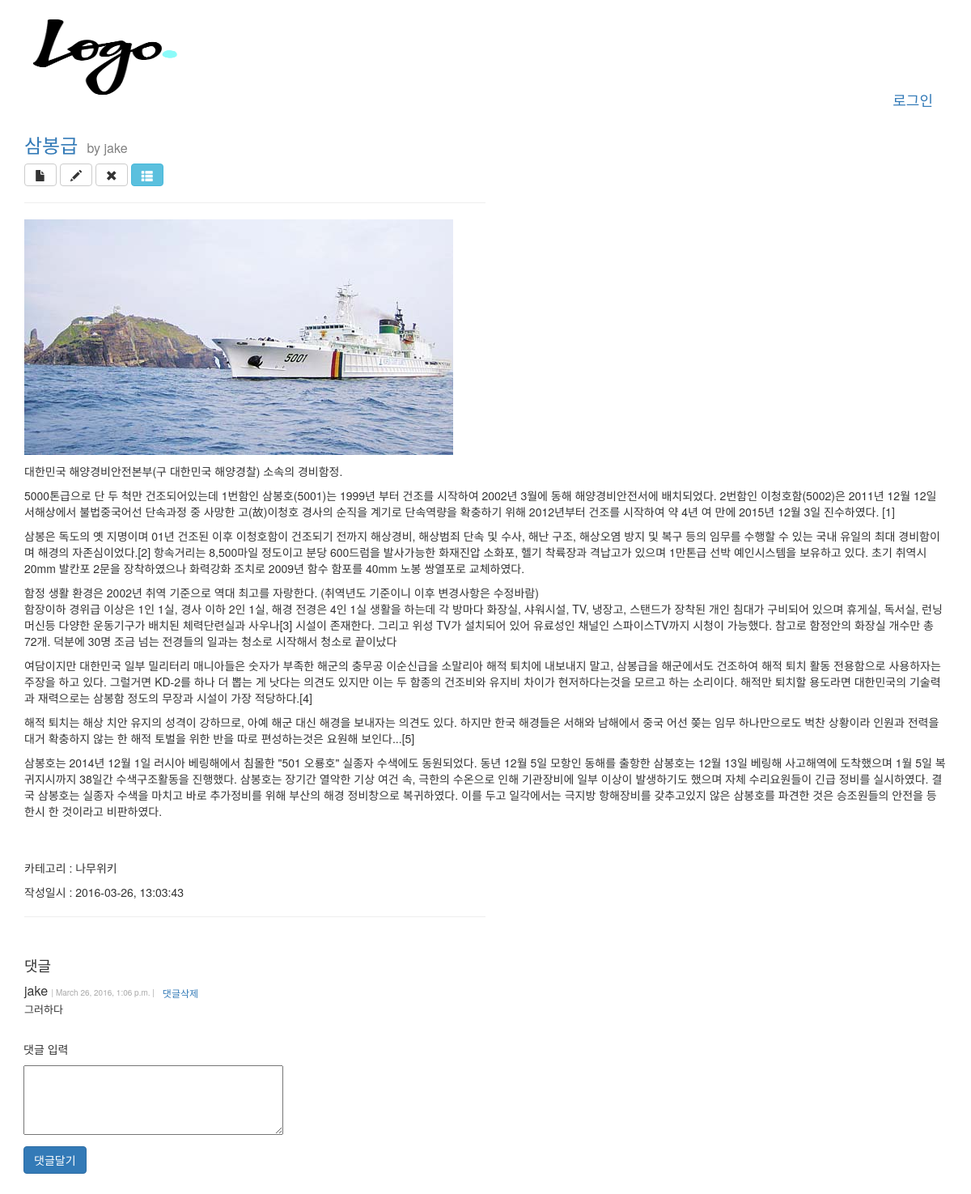
The app's page /post/24/ with its own data.
### blog/models.py (models this page shows, shortened)
class Post(models.Model):
    user = models.ForeignKey(settings.AUTH_USER_MODEL) # 유저만이 글을 쓸 수 있음
    title = models.CharField(max_length=200, db_index=True)
    content = models.TextField(blank=False) # 제한이 없는 아주 큰 문자열
    photo = models.ImageField(blank=True, null=True)
    created_at = models.DateTimeField(auto_now_add=True) # 처음 데이터가 들어갈때 생성 일시가 자동으로 들어가도록
    updated_at = models.DateTimeField(auto_now=True) # 저장 시점의 일시 정보를 입력
    tag = models.ManyToManyField('Tag', blank=True) # 'Tag' 모델 클래스의 이름을 문자열로 하는 이유는 장고가 나중에 처리하도록 하기 위해서. 문자열이 아닐 경우 Post 클래스보다 앞에 있어야 함.
    category = models.ForeignKey('Category', blank=False, null=False) # blank는 폼에서 사용하는 것 null은 db에서 사용하는 것
    is_model_field = False
    class Meta: # 디폴트 정렬 기준 설정 - 가장 최근글 우선
        ordering = ('-created_at', '-pk')

class Category(models.Model):
    name = models.CharField(max_length=40)

class Comment(models.Model):
    user = models.ForeignKey(settings.AUTH_USER_MODEL)
    post = models.ForeignKey(Post)
    content = models.TextField(max_length=200)
    created_at = models.DateTimeField(auto_now_add=True)
    updated_at = models.DateTimeField(auto_now=True)

### blog/views.py (the view, shortened to what this page needs)
# urls.py: url(r'^post/(?P<pk>[0-9]+)/$', blog_views.view_post, name='view_post'),
def view_post(request, pk):
    the_post = get_object_or_404(Post, pk=pk)
    the_comment = Comment.objects.filter(post=the_post)
    if request.method == 'GET':
        pass
    return render(request, 'view_post.html', {
        'post': the_post,
        'comment': the_comment,
    })

### blog/templates/view_post.html (shortened to what this page needs)
{% extends 'blog_layout.html' %}
{% load bootstrap3 %}
{% block content %}
<div class="post_container">
    <div>
        <h3>
            <a href="{% url 'view_post' pk=post.pk %}">{{ post.title }}</a> <font color="grey" size="3">&nbsp;by {{ post.user }}</font>
        </h3>
            <a class="btn btn-default" href="{% url 'create_post' %}"><span class="glyphicon glyphicon-file"></a>
            <a class="btn btn-default" href="{% url 'edit_post' pk=post.pk %}"><span class="glyphicon glyphicon-pencil"></span></a>
            <a class="btn btn-default" href="{% url 'delete_post' pk=post.pk %}"><span class="glyphicon glyphicon-remove"></span></a>
            <a class="btn btn-info" href="{% url 'list_posts' %}"><span class="glyphicon glyphicon-th-list"></span></a>
            <hr width="50%" align="left" />
      </div>
    {% if post.photo %}
        <img src="{{ post.photo.url }}" />
    {% endif %}
    <div class="post_content">
        <p>{{ post.content | linebreaks | default:"내용 없음."  }}</p>
    </div><br><br>
    <div>
        <p>카테고리 : {{ post.category.name }}</p>
        <p>작성일시 : {{ post.created_at | date:"Y-m-d, H:i:s" }}</p>
    </div>
    <hr width="50%" align="left" />
</div>
{% with comments=post.comment_set.all %}
    {% include 'list_comments.html' %}
{% endwith %}<br>
<form method="POST" action="" class="form-horizontal">
    <div class="form-group form-group-sm">
        <p>&emsp;댓글 입력</p>
        <p>
        &emsp;<textarea rows="4" cols="40" name="content"></textarea>
        </p>
        <p>
        &emsp;{% bootstrap_button "댓글달기" button_type="submit" button_class="btn-primary" %}
        </p>
    </div>
</form>
{% endblock %}

### blog/templates/list_comments.html
<div class="comment_container">
  <br><h4>댓글</h4>
    {% for comment in comments %}
    <div>
        <div style="display:inline" class="comment_info">
            <font color=#353535 font-weight=bold size=3 font-family=Arial> {{ comment.user }} </font>
            <font color=darkgrey size=1>| {{ comment.created_at }} |</font>
        </div>
        <a href="{% url 'delete_comment' pk=comment.pk %}">
            <button type="button" class="btn btn-link btn-xs">댓글삭제</button>
        </a>
        <div style="display:inline" class="comment_content"><font size=2>{{ comment.content | linebreaks }}</font></div>
    </div>
    {% empty %}
    <p><font size=2 color="darkgray">(댓글 없음)</font></p>
    {% endfor %}
</div>

### blog/templates/blog_layout.html (style rules this page uses)
img { max-width: 100%; }

### records on screen
Post: title "삼봉급", user "jake", photo (picture), content "대한민국 해양경비안전본부(구 대한민국 해양경찰) 소속의 경비함정. 5000톤급으로 단 두 척만 건조되어있는데 1번함인 삼봉호(5001)는 1999년 부터 건조를 시작하여 2002년 3월에 동해 해양경비안전서에 배치되었다. 2번함인 이청호함(5002)은 2011년 12월 12일 서해상에서 불법중국어선 단속과정 중 사망한 고(故)이청호 경사의 순직을 계기로 단속역량을 확충하기 위해 2012년부터 건조를 시작하여 약 4년 여 만에 2015년 12월 3일 진수하였다. [1] 삼봉은 독도의 옛 지명이며 01년 건조된 이후 이청호함이 건조되기 전까지 해상경비, 해상범죄 단속 및 수사, 해난 구조, 해상오염 방지 및 복구 등의 임무를 수행할 수 있는 국내 유일의 최대 경비함이며 해경의 자존심이었다.[2] 항속거리는 8,500마일 정도이고 분당 600드럼을 발사가능한 화재진압 소화포, 헬기 착륙장과 격납고가 있으며 1만톤급 선박 예인시스템을 보유하고 있다. 초기 취역시 20mm 발칸포 2문을 장착하였으나 화력강화 조치로 2009년 함수 함포를 40mm 노봉 쌍열포로 교체하였다. 함정 생활 환경은 2002년 취역 기준으로 역대 최고를 자랑한다. (취역년도 기준이니 이후 변경사항은 수정바람) 함장이하 경위급 이상은 1인 1실, 경사 이하 2인 1실, 해경 전경은 4인 1실 생활을 하는데 각 방마다 화장실, 샤워시설, TV, 냉장고, 스탠드가 장착된…", category.name "나무위키", created_at "2016-03-26, 13:03:43"
Comment: user "jake", created_at "March 26, 2016, 1:06 p.m.", content "그러하다"
